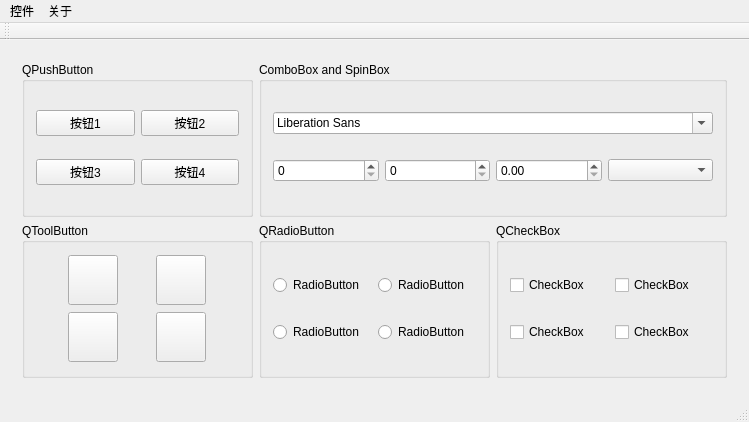
<?xml version="1.0" encoding="UTF-8"?>
<ui version="4.0">
 <class>MainWindow</class>
 <widget class="QMainWindow" name="MainWindow">
  <property name="geometry">
   <rect>
    <x>0</x>
    <y>0</y>
    <width>749</width>
    <height>422</height>
   </rect>
  </property>
  <property name="windowTitle">
   <string>MainWindow</string>
  </property>
  <widget class="QWidget" name="centralWidget">
   <layout class="QGridLayout" name="gridLayout_9">
    <item row="0" column="0">
     <widget class="QStackedWidget" name="stackedWidget">
      <property name="currentIndex">
       <number>0</number>
      </property>
      <widget class="QWidget" name="page_1_btn">
       <layout class="QGridLayout" name="gridLayout_2">
        <item row="0" column="1" colspan="2">
         <widget class="QGroupBox" name="gBox_Box">
          <property name="title">
           <string>ComboBox and SpinBox</string>
          </property>
          <layout class="QGridLayout" name="gridLayout_3">
           <item row="0" column="0" colspan="4">
            <widget class="QFontComboBox" name="fontComboBox"/>
           </item>
           <item row="1" column="0">
            <widget class="QSpinBox" name="spinBox_R"/>
           </item>
           <item row="1" column="1">
            <widget class="QSpinBox" name="spinBox_G"/>
           </item>
           <item row="1" column="2">
            <widget class="QDoubleSpinBox" name="doubleSpinBox_B"/>
           </item>
           <item row="1" column="3">
            <widget class="QComboBox" name="comboBox"/>
           </item>
          </layout>
         </widget>
        </item>
        <item row="1" column="0">
         <widget class="QGroupBox" name="gBox_tbtn">
          <property name="title">
           <string>QToolButton</string>
          </property>
          <layout class="QGridLayout" name="gridLayout_6">
           <item row="0" column="0">
            <widget class="QToolButton" name="tbtn_1">
             <property name="minimumSize">
              <size>
               <width>50</width>
               <height>50</height>
              </size>
             </property>
             <property name="text">
              <string/>
             </property>
            </widget>
           </item>
           <item row="0" column="1">
            <widget class="QToolButton" name="tbtn_2">
             <property name="minimumSize">
              <size>
               <width>50</width>
               <height>50</height>
              </size>
             </property>
             <property name="text">
              <string/>
             </property>
            </widget>
           </item>
           <item row="1" column="0">
            <widget class="QToolButton" name="tbtn_3">
             <property name="minimumSize">
              <size>
               <width>50</width>
               <height>50</height>
              </size>
             </property>
             <property name="text">
              <string/>
             </property>
            </widget>
           </item>
           <item row="1" column="1">
            <widget class="QToolButton" name="tbtn_4">
             <property name="minimumSize">
              <size>
               <width>50</width>
               <height>50</height>
              </size>
             </property>
             <property name="text">
              <string/>
             </property>
            </widget>
           </item>
          </layout>
         </widget>
        </item>
        <item row="1" column="1">
         <widget class="QGroupBox" name="gBox_rbtn">
          <property name="title">
           <string>QRadioButton</string>
          </property>
          <layout class="QGridLayout" name="gridLayout_4">
           <item row="0" column="0">
            <widget class="QRadioButton" name="rBtn_1">
             <property name="text">
              <string>RadioButton</string>
             </property>
            </widget>
           </item>
           <item row="1" column="1">
            <widget class="QRadioButton" name="rBtn_4">
             <property name="text">
              <string>RadioButton</string>
             </property>
            </widget>
           </item>
           <item row="0" column="1">
            <widget class="QRadioButton" name="rBtn_2">
             <property name="text">
              <string>RadioButton</string>
             </property>
            </widget>
           </item>
           <item row="1" column="0">
            <widget class="QRadioButton" name="rBtn_3">
             <property name="text">
              <string>RadioButton</string>
             </property>
            </widget>
           </item>
          </layout>
         </widget>
        </item>
        <item row="1" column="2">
         <widget class="QGroupBox" name="gBox_cBox">
          <property name="title">
           <string>QCheckBox</string>
          </property>
          <layout class="QGridLayout" name="gridLayout_5">
           <item row="0" column="0">
            <widget class="QCheckBox" name="cBox_1">
             <property name="text">
              <string>CheckBox</string>
             </property>
            </widget>
           </item>
           <item row="0" column="1">
            <widget class="QCheckBox" name="cBox_2">
             <property name="text">
              <string>CheckBox</string>
             </property>
            </widget>
           </item>
           <item row="1" column="0">
            <widget class="QCheckBox" name="cBox_3">
             <property name="text">
              <string>CheckBox</string>
             </property>
            </widget>
           </item>
           <item row="1" column="1">
            <widget class="QCheckBox" name="cBox_4">
             <property name="text">
              <string>CheckBox</string>
             </property>
            </widget>
           </item>
          </layout>
         </widget>
        </item>
        <item row="0" column="0">
         <widget class="QGroupBox" name="gBox_btn">
          <property name="title">
           <string>QPushButton</string>
          </property>
          <layout class="QGridLayout" name="gridLayout_7">
           <item row="0" column="0">
            <widget class="QPushButton" name="btn_1">
             <property name="text">
              <string>按钮1</string>
             </property>
            </widget>
           </item>
           <item row="0" column="1">
            <widget class="QPushButton" name="btn_2">
             <property name="text">
              <string>按钮2</string>
             </property>
            </widget>
           </item>
           <item row="1" column="0">
            <widget class="QPushButton" name="btn_3">
             <property name="text">
              <string>按钮3</string>
             </property>
            </widget>
           </item>
           <item row="1" column="1">
            <widget class="QPushButton" name="btn_4">
             <property name="text">
              <string>按钮4</string>
             </property>
            </widget>
           </item>
          </layout>
         </widget>
        </item>
       </layout>
      </widget>
      <widget class="QWidget" name="page_2_text">
       <layout class="QGridLayout" name="gridLayout_8">
        <item row="1" column="0">
         <widget class="QScrollArea" name="scrollArea">
          <property name="widgetResizable">
           <bool>true</bool>
          </property>
          <widget class="QWidget" name="scrollAreaWidgetContents">
           <property name="geometry">
            <rect>
             <x>0</x>
             <y>0</y>
             <width>682</width>
             <height>421</height>
            </rect>
           </property>
           <layout class="QGridLayout" name="gridLayout_12">
            <item row="0" column="0">
             <widget class="QGroupBox" name="groupBox">
              <property name="title">
               <string>QLabel</string>
              </property>
              <layout class="QGridLayout" name="gridLayout">
               <item row="0" column="0">
                <widget class="QLabel" name="lab_1">
                 <property name="text">
                  <string>显示文字</string>
                 </property>
                </widget>
               </item>
               <item row="0" column="1">
                <spacer name="horizontalSpacer">
                 <property name="orientation">
                  <enum>Qt::Horizontal</enum>
                 </property>
                 <property name="sizeHint" stdset="0">
                  <size>
                   <width>114</width>
                   <height>20</height>
                  </size>
                 </property>
                </spacer>
               </item>
               <item row="0" column="2">
                <widget class="QLabel" name="lab_2">
                 <property name="text">
                  <string>显示图片</string>
                 </property>
                </widget>
               </item>
               <item row="0" column="3">
                <spacer name="horizontalSpacer_2">
                 <property name="orientation">
                  <enum>Qt::Horizontal</enum>
                 </property>
                 <property name="sizeHint" stdset="0">
                  <size>
                   <width>115</width>
                   <height>20</height>
                  </size>
                 </property>
                </spacer>
               </item>
               <item row="0" column="4">
                <widget class="QLabel" name="lab_3">
                 <property name="text">
                  <string>显示动画</string>
                 </property>
                </widget>
               </item>
               <item row="0" column="5">
                <spacer name="horizontalSpacer_3">
                 <property name="orientation">
                  <enum>Qt::Horizontal</enum>
                 </property>
                 <property name="sizeHint" stdset="0">
                  <size>
                   <width>114</width>
                   <height>20</height>
                  </size>
                 </property>
                </spacer>
               </item>
               <item row="0" column="6">
                <widget class="QLabel" name="lab_4">
                 <property name="text">
                  <string>显示HTMl</string>
                 </property>
                </widget>
               </item>
              </layout>
             </widget>
            </item>
            <item row="1" column="0">
             <widget class="QGroupBox" name="groupBox_2">
              <property name="title">
               <string>QLineEdit</string>
              </property>
              <layout class="QGridLayout" name="gridLayout_10">
               <item row="0" column="0">
                <widget class="QLineEdit" name="lineEdit_1">
                 <property name="text">
                  <string>只读文本框，无法编辑</string>
                 </property>
                 <property name="readOnly">
                  <bool>true</bool>
                 </property>
                </widget>
               </item>
               <item row="0" column="1">
                <widget class="QLineEdit" name="lineEdit_2">
                 <property name="placeholderText">
                  <string>默认显示</string>
                 </property>
                </widget>
               </item>
               <item row="0" column="2">
                <widget class="QLineEdit" name="lineEdit_3">
                 <property name="placeholderText">
                  <string>正则表达式</string>
                 </property>
                </widget>
               </item>
               <item row="0" column="3">
                <widget class="QLineEdit" name="lineEdit_4">
                 <property name="echoMode">
                  <enum>QLineEdit::Password</enum>
                 </property>
                 <property name="placeholderText">
                  <string>密码</string>
                 </property>
                </widget>
               </item>
              </layout>
             </widget>
            </item>
            <item row="2" column="0">
             <widget class="QGroupBox" name="groupBox_3">
              <property name="title">
               <string>TextEdit</string>
              </property>
              <layout class="QGridLayout" name="gridLayout_11">
               <item row="1" column="0">
                <layout class="QVBoxLayout" name="verticalLayout">
                 <item>
                  <widget class="QTextBrowser" name="textBrowser"/>
                 </item>
                 <item>
                  <widget class="QLabel" name="label_3">
                   <property name="text">
                    <string>plainTextEdit</string>
                   </property>
                  </widget>
                 </item>
                 <item>
                  <widget class="QPlainTextEdit" name="plainTextEdit"/>
                 </item>
                </layout>
               </item>
               <item row="1" column="1">
                <widget class="QTextEdit" name="textEdit"/>
               </item>
               <item row="0" column="0">
                <widget class="QLabel" name="label">
                 <property name="text">
                  <string>textBrowser</string>
                 </property>
                </widget>
               </item>
               <item row="0" column="1">
                <widget class="QLabel" name="label_2">
                 <property name="text">
                  <string>textEdit</string>
                 </property>
                </widget>
               </item>
              </layout>
             </widget>
            </item>
           </layout>
          </widget>
         </widget>
        </item>
       </layout>
      </widget>
      <widget class="QWidget" name="page_3_bar">
       <layout class="QGridLayout" name="gridLayout_14">
        <item row="0" column="0">
         <widget class="QGroupBox" name="groupBox_4">
          <property name="title">
           <string>GroupBox</string>
          </property>
          <layout class="QGridLayout" name="gridLayout_13">
           <item row="0" column="0">
            <layout class="QVBoxLayout" name="verticalLayout_2">
             <item>
              <widget class="QProgressBar" name="progressBar">
               <property name="value">
                <number>24</number>
               </property>
              </widget>
             </item>
             <item>
              <widget class="QSlider" name="horizontalSlider">
               <property name="orientation">
                <enum>Qt::Horizontal</enum>
               </property>
              </widget>
             </item>
             <item>
              <widget class="QScrollBar" name="horizontalScrollBar">
               <property name="orientation">
                <enum>Qt::Horizontal</enum>
               </property>
              </widget>
             </item>
            </layout>
           </item>
           <item row="0" column="1">
            <widget class="QSlider" name="verticalSlider">
             <property name="orientation">
              <enum>Qt::Vertical</enum>
             </property>
            </widget>
           </item>
           <item row="0" column="2">
            <widget class="QScrollBar" name="verticalScrollBar">
             <property name="orientation">
              <enum>Qt::Vertical</enum>
             </property>
            </widget>
           </item>
          </layout>
         </widget>
        </item>
       </layout>
      </widget>
      <widget class="QWidget" name="page_4_etime">
       <layout class="QGridLayout" name="gridLayout_15">
        <item row="0" column="0">
         <widget class="QGroupBox" name="groupBox_5">
          <property name="title">
           <string>Date and Time</string>
          </property>
          <layout class="QGridLayout" name="gridLayout_16">
           <item row="0" column="0">
            <widget class="QTimeEdit" name="timeEdit"/>
           </item>
           <item row="1" column="0">
            <widget class="QDateEdit" name="dateEdit"/>
           </item>
           <item row="2" column="0">
            <widget class="QDateTimeEdit" name="dateTimeEdit"/>
           </item>
          </layout>
         </widget>
        </item>
        <item row="0" column="1">
         <widget class="QCalendarWidget" name="calendarWidget"/>
        </item>
       </layout>
      </widget>
      <widget class="QWidget" name="page_5_etc">
       <layout class="QGridLayout" name="gridLayout_17">
        <item row="0" column="0">
         <layout class="QHBoxLayout" name="horizontalLayout_2">
          <item>
           <widget class="QToolBox" name="toolBox">
            <property name="currentIndex">
             <number>1</number>
            </property>
            <widget class="QWidget" name="page">
             <property name="geometry">
              <rect>
               <x>0</x>
               <y>0</y>
               <width>209</width>
               <height>62</height>
              </rect>
             </property>
             <attribute name="label">
              <string>Page 1</string>
             </attribute>
             <layout class="QGridLayout" name="gridLayout_19">
              <item row="0" column="0">
               <widget class="QCommandLinkButton" name="commandLinkButton">
                <property name="text">
                 <string>CommandLinkButton</string>
                </property>
               </widget>
              </item>
             </layout>
            </widget>
            <widget class="QWidget" name="page_2">
             <property name="geometry">
              <rect>
               <x>0</x>
               <y>0</y>
               <width>68</width>
               <height>43</height>
              </rect>
             </property>
             <attribute name="label">
              <string>Page 2</string>
             </attribute>
             <layout class="QGridLayout" name="gridLayout_20">
              <item row="0" column="0">
               <widget class="QKeySequenceEdit" name="keySequenceEdit"/>
              </item>
             </layout>
            </widget>
           </widget>
          </item>
          <item>
           <layout class="QVBoxLayout" name="verticalLayout_3">
            <item>
             <widget class="QGroupBox" name="groupBox_6">
              <property name="title">
               <string>GroupBox</string>
              </property>
              <layout class="QGridLayout" name="gridLayout_18">
               <item row="0" column="0">
                <layout class="QHBoxLayout" name="horizontalLayout">
                 <item>
                  <widget class="QDial" name="dial"/>
                 </item>
                 <item>
                  <widget class="QLCDNumber" name="lcdNumber"/>
                 </item>
                </layout>
               </item>
              </layout>
             </widget>
            </item>
            <item>
             <spacer name="verticalSpacer">
              <property name="orientation">
               <enum>Qt::Vertical</enum>
              </property>
              <property name="sizeHint" stdset="0">
               <size>
                <width>20</width>
                <height>40</height>
               </size>
              </property>
             </spacer>
            </item>
            <item>
             <widget class="QDialogButtonBox" name="buttonBox">
              <property name="standardButtons">
               <set>QDialogButtonBox::Cancel|QDialogButtonBox::Ok</set>
              </property>
             </widget>
            </item>
           </layout>
          </item>
         </layout>
        </item>
       </layout>
      </widget>
     </widget>
    </item>
   </layout>
  </widget>
  <widget class="QMenuBar" name="menuBar">
   <property name="geometry">
    <rect>
     <x>0</x>
     <y>0</y>
     <width>749</width>
     <height>26</height>
    </rect>
   </property>
   <widget class="QMenu" name="menu">
    <property name="title">
     <string>控件</string>
    </property>
    <addaction name="action_btn"/>
    <addaction name="action_text"/>
    <addaction name="action_bar"/>
    <addaction name="action_datetime"/>
    <addaction name="action_etc"/>
   </widget>
   <widget class="QMenu" name="menu_2">
    <property name="title">
     <string>关于</string>
    </property>
    <addaction name="action_about"/>
    <addaction name="action_exit"/>
   </widget>
   <addaction name="menu"/>
   <addaction name="menu_2"/>
  </widget>
  <widget class="QToolBar" name="mainToolBar">
   <attribute name="toolBarArea">
    <enum>TopToolBarArea</enum>
   </attribute>
   <attribute name="toolBarBreak">
    <bool>false</bool>
   </attribute>
  </widget>
  <widget class="QStatusBar" name="statusBar"/>
  <action name="action_btn">
   <property name="text">
    <string>按钮</string>
   </property>
   <property name="toolTip">
    <string>按钮</string>
   </property>
  </action>
  <action name="action_text">
   <property name="text">
    <string>文本</string>
   </property>
  </action>
  <action name="action_bar">
   <property name="text">
    <string>进度条</string>
   </property>
  </action>
  <action name="action_datetime">
   <property name="text">
    <string>时间日期</string>
   </property>
  </action>
  <action name="action_etc">
   <property name="text">
    <string>其他</string>
   </property>
  </action>
  <action name="action_exit">
   <property name="text">
    <string>退出</string>
   </property>
  </action>
  <action name="action_about">
   <property name="text">
    <string>关于Qt</string>
   </property>
  </action>
 </widget>
 <layoutdefault spacing="6" margin="11"/>
 <resources/>
 <connections>
  <connection>
   <sender>verticalSlider</sender>
   <signal>valueChanged(int)</signal>
   <receiver>progressBar</receiver>
   <slot>setValue(int)</slot>
   <hints>
    <hint type="sourcelabel">
     <x>679</x>
     <y>154</y>
    </hint>
    <hint type="destinationlabel">
     <x>622</x>
     <y>151</y>
    </hint>
   </hints>
  </connection>
  <connection>
   <sender>progressBar</sender>
   <signal>valueChanged(int)</signal>
   <receiver>horizontalSlider</receiver>
   <slot>setValue(int)</slot>
   <hints>
    <hint type="sourcelabel">
     <x>229</x>
     <y>151</y>
    </hint>
    <hint type="destinationlabel">
     <x>235</x>
     <y>230</y>
    </hint>
   </hints>
  </connection>
  <connection>
   <sender>progressBar</sender>
   <signal>valueChanged(int)</signal>
   <receiver>verticalSlider</receiver>
   <slot>setValue(int)</slot>
   <hints>
    <hint type="sourcelabel">
     <x>389</x>
     <y>155</y>
    </hint>
    <hint type="destinationlabel">
     <x>674</x>
     <y>259</y>
    </hint>
   </hints>
  </connection>
  <connection>
   <sender>horizontalSlider</sender>
   <signal>valueChanged(int)</signal>
   <receiver>progressBar</receiver>
   <slot>setValue(int)</slot>
   <hints>
    <hint type="sourcelabel">
     <x>303</x>
     <y>221</y>
    </hint>
    <hint type="destinationlabel">
     <x>306</x>
     <y>153</y>
    </hint>
   </hints>
  </connection>
  <connection>
   <sender>dial</sender>
   <signal>sliderMoved(int)</signal>
   <receiver>lcdNumber</receiver>
   <slot>display(int)</slot>
   <hints>
    <hint type="sourcelabel">
     <x>496</x>
     <y>142</y>
    </hint>
    <hint type="destinationlabel">
     <x>607</x>
     <y>139</y>
    </hint>
   </hints>
  </connection>
 </connections>
</ui>
